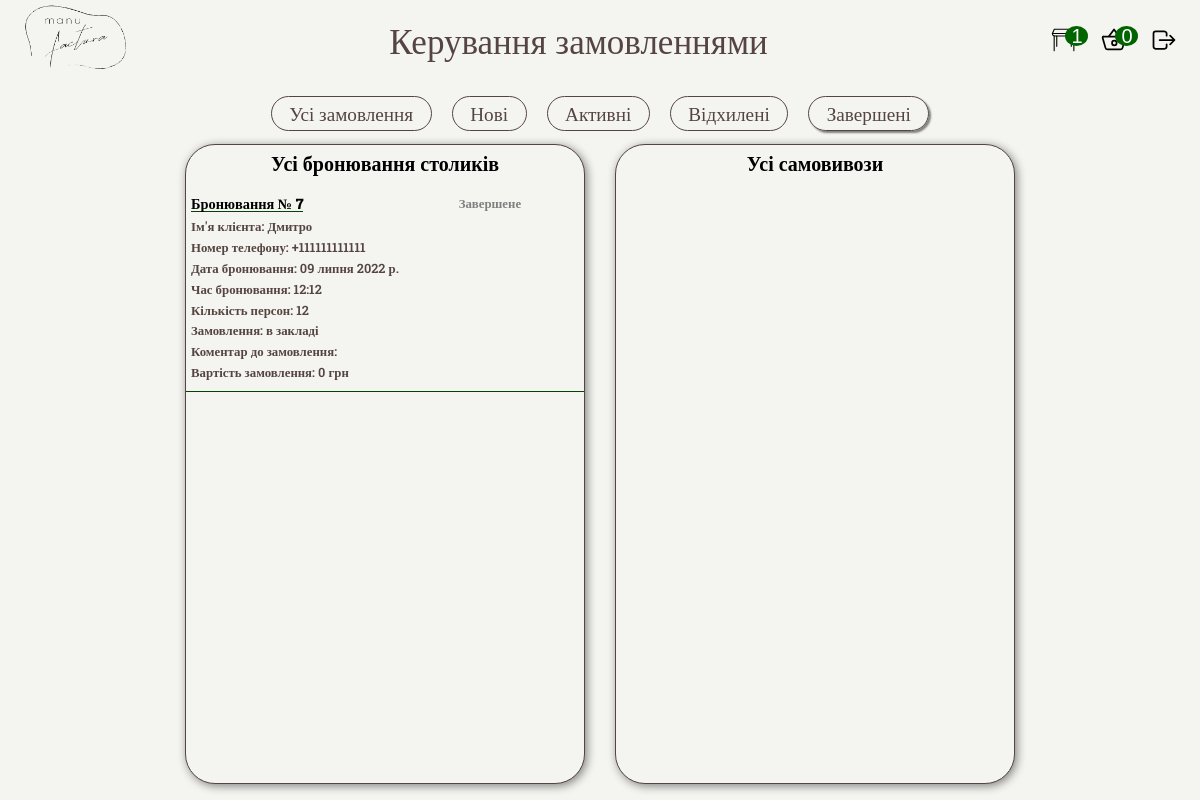
The app's page /restaurant_admin/orders/completed/ (signed in) with its own data.
### order/models.py (models this page shows, shortened)
class TableReservation(models.Model):
    client_name = models.CharField(max_length=255,verbose_name="Ім'я клієтна")
    client_phone_number = models.CharField(verbose_name="Номер телефону",max_length=13)
    date_reservation = models.DateField(verbose_name='Дата бронювання', max_length=255)
    time_reservation = models.TimeField(verbose_name="Час бронювання", max_length=255)
    amount_persons = models.IntegerField(verbose_name="Кількість персон")
    order = models.TextField(verbose_name="Замовлення",default='Замовлення в закладі')
    order_comment = models.TextField(blank=True,verbose_name="Кометнар до замовлення",)
    total_price = models.IntegerField(verbose_name='Вартість замовлення',default=0)
    status = models.CharField(max_length=128,verbose_name='Статус',default='new')
    visible_for_admin = models.BooleanField(default=True,verbose_name='Видно для адміну')
    reason_for_cancel = models.TextField(verbose_name='Причина скасування',blank=True,default='-')
    class Meta:
        verbose_name = 'Бронювання столу'
        verbose_name_plural = 'Бронювання столиків'

### restaurant_admin/views.py (the view)
# urls.py: path('orders/', orders_page, name='orders'),
def orders_page(request,status_slug=None):
    context = {
        'title':'Керування замовленнями',
        'reservations':TableReservation.objects.all(),
        'takeaways':TakeAway.objects.all(),
        'path_pref':'../../'
    }
    if status_slug != None:
        context['reservations'] = TableReservation.objects.filter(status = status_slug)
        context['takeaways'] = TakeAway.objects.filter(status = status_slug)
        context['selected_status'] = status_slug
        context['path_pref'] = '../../../'
    else:
        context['selected_status'] = 'all'
    context['new_reservations'] = len(TableReservation.objects.filter(status='new'))
    context['new_takeaways'] = len(TakeAway.objects.filter(status='new'))
    try:
        if AdminAdditionalInfo.objects.get(admin_account=request.user).rights == 'order_management':
            return render(request, 'restaurant_admin/orders.html', context=context)
    except:
        return redirect('login_admin')

### restaurant_admin/templates/restaurant_admin/orders.html (shortened to what this page needs)
{% extends 'restaurant_admin/base.html' %}
{% load static %}
{% block links %}
    <link rel="stylesheet" href="{% static 'restaurant_admin/css/ordersstyle.css' %}">
{% endblock links %}
{% block content %}
    <header>
        <div class="wrapper-header">
            <div class="head">
                <div class="head__logo">
                    <a href="#"><img src="{{path_pref}}media/photos/template_images/logo.png" alt="logo"></a>
                </div>
                <div class="head__slogan">
                    <span>Керування замовленнями</span>
                </div>
                <ul class="head__buttons">
                    <li><a href="#" class=""><img src="{{path_pref}}media/photos/icons/table-26.svg" alt="" class="icon"><div class="circle"><span>{{new_reservations}}</span></div></a></li>
                    <li><a href="#"><img src="{{path_pref}}media/photos/icons/basket-outline.svg" alt="" class="icon"><div class="circle"><span>{{new_takeaways}}</span></div></a></li>
                    <li><a href="#"><img src="{{path_pref}}media/photos/icons/log-out-outline.svg" alt="" class="icon"></a></li>
                </ul>
            </div>
        </div>
        <div class="h-scroller">
            <div class="h-scroller__items">
                {% if selected_status == 'all' %}
                    <a href="{% url 'orders' %}" class="h-scroller__item h-scroller__item-selected">Усі замовлення</a>
                {% else %}
                    <a href="{% url 'orders' %}" class="h-scroller__item ">Усі замовлення</a>
                {% endif %}
                {% if selected_status == 'new' %}
                    <a href="{% url 'orders' %}new" class="h-scroller__item h-scroller__item-selected">Нові</a>
                {% else %}
                    <a href="{% url 'orders' %}new" class="h-scroller__item">Нові</a>
                {% endif %}
                {% if selected_status == 'active' %}
                    <a href="{% url 'orders' %}active" class="h-scroller__item h-scroller__item-selected">Активні</a>
                {% else %}
                    <a href="{% url 'orders' %}active" class="h-scroller__item">Активні</a>
                {% endif %}
                {% if selected_status == 'canceled' %}
                    <a href="{% url 'orders' %}canceled" class="h-scroller__item h-scroller__item-selected">Скасовані</a>
                {% else %}
                    <a href="{% url 'orders' %}canceled" class="h-scroller__item">Відхилені</a>
                {% endif %}
                {% if selected_status == 'completed' %}
                    <a href="{% url 'orders' %}completed" class="h-scroller__item h-scroller__item-selected">Завершені</a>
                {% else %}
                    <a href="{% url 'orders' %}completed" class="h-scroller__item">Завершені</a>
                {% endif %}
            </div>
        </div>
    </header>
    <main>
        <div class="wrapper-main">
            <div class="block block-form-reservation">
                <h1 class="title">Усі бронювання столиків</h1>
                {% for order in reservations %}
                    <div class="order">
                        <div class="label">
                            <h3 class="name">Бронювання № {{order.id}}</h3>
                            {% if order.status == 'new' %}
                                <span class="status new">Нове</span>
                            {% elif order.status == 'active' %}
                                <span class="status active">Активне</span>
                            {% elif order.status == 'canceled' %}
                                <span class="status canceled">Відхилине</span>
                            {% elif order.status == 'completed' %}
                                <span class="status completed">Завершене</span>
                            {% endif %}
                        </div>
                        <p>Ім'я клієнта: {{ order.client_name }}</p>
                        <p>Номер телефону: {{ order.client_phone_number }}</p>
                        <p>Дата бронювання: {{ order.date_reservation }}</p>
                        <p>Час бронювання: {{ order.time_reservation }}</p>
                        <p>Кількість персон: {{ order.amount_persons }}</p>
                        <p>Замовлення: {{ order.order }}</p>
                        <p>Коментар до замовлення: {{ order.order_comment }}</p>
                        <p>Вартість замовлення: {{ order.total_price }} грн</p>
                    </div>
                {% endfor %}
            </div>
            <div class="block block-form-order">
                <h1 class="title">Усі самовивози</h1>
            </div>
        </div>
    </main>
{% endblock content %}

### restaurant_admin/static/restaurant_admin/css/basestyle.css (style rules this page uses)
* { padding: 0; margin: 0; border: 0; }
*,*:before,*:after { -moz-box-sizing: border-box; -webkit-box-sizing: border-box; box-sizing: border-box; }
nav,footer,header,aside { display: block; }
html,body { height: 100%; width: 100%; font-size: 100%; line-height: 1; font-size: 14px; -ms-text-size-adjust: 100%; -moz-text-size-adjust: 100%; -webkit-text-size-adjust: 100%; }
a, a:visited { text-decoration: none; }
ul li { list-style: none; }
img { vertical-align: top; }
h1,h2,h3,h4,h5,h6 { font-size:inherit;font-weight: 400; }
body { background-color: #f4f5f0; }

### restaurant_admin/static/restaurant_admin/css/ordersstyle.css (style rules this page uses)
header { background-color: #f4f5f0; height: 10vh; position: fixed; width: 100%; }
header .wrapper-header { margin: 0 auto; }
.head { display: flex; justify-content: space-between; }
.head__buttons { display: flex; align-items: center; margin-right: 20px; }
.head__buttons li a { font-size: 3.5vh; color: #554441; margin-left: 20px; position: relative; padding-right: 30px; }
.icon { height: 3.5vh; position: fixed; }
.circle { position: absolute; height: 20px; width: 75%; background-color: darkgreen; border-radius: 50%; margin-left: 35px; }
.circle span { font-family: Arial, Helvetica, sans-serif; right: 0; position: absolute; font-size: 20px; color: white; margin-right: 5px; }
.head__logo { margin-left: 20px; }
.head__logo img { height: 10vh; }
.head__slogan { font-size: 35px; display: flex; align-items: center; font-family: 'Roboto Slab', serif; color: #554441; }
.h-scroller { overflow: hidden; width: fit-content; margin: 1.5vh auto 0 auto; }
.h-scroller__items { padding: 0.5vh 0; display: flex; flex-wrap: nowrap; overflow-x: auto; white-space: nowrap; }
.h-scroller__item { font-size: 2.4vh; border: 1px #554441 solid; color: #554441; display: flex; padding: 0.5rem 1.25rem; text-decoration: none; margin: 0 10px 0 10px; border-radius: 20px; font-family: 'Roboto Slab', serif; }
.h-scroller__item:hover, .h-scroller__item-selected { box-shadow: 2px 2px 2px grey; }
.wrapper-main { display: flex; justify-content: space-between; flex-wrap: wrap; margin: 0 auto 5vh auto; max-width: 830px; }
.block-form-order, .block-form-reservation { overflow-y: auto; height: 80vh; margin-top: 18vh; background-color: rgb(57, 55, 55); width: 400px; border-radius: 30px; background-color: #f4f5f0; border: 1px #554441 solid; box-shadow: grey 2px 2px 10px; font-family: 'Roboto Slab'; color: #554441; }
.title { padding-top: 1vh; text-align: center; font-weight: bolder; font-size: 2.5vh; color: black; font-family: 'Roboto Slab'; }
.order { margin-top: 3vh; padding: 0 5px; padding-bottom: 0.5vh; border-bottom: 1px solid rgb(3, 67, 3); font-size: 1.6vh; font-weight: 600; }
.order .label { display: flex; }
.order .label h3 { font-weight: bolder; font-size: 1.8vh; color: black; border-bottom: 1px solid rgb(3, 67, 3); }
.order .status { margin-left: 40%; font-size: 1.6vh; }
.order .completed { color: grey; }
.order p { margin-top: 1vh; }

### records on screen
TableReservation: id "7", status "Завершене", client_name "Дмитро", client_phone_number "+111111111111", date_reservation "09 липня 2022 р.", time_reservation "12:12", amount_persons "12", order "в закладі", total_price "0"

### other values on screen
{{ new_reservations }} "1"
{{ new_takeaways }} "0"
